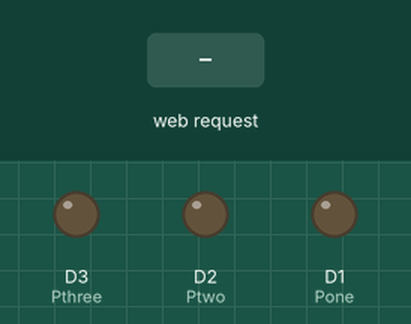
Recording of a sketch running on a simulated ESP8266 (NodeMCU). On the bench: output pins drawn as LEDs (lit = HIGH). Inputs (shaded band) come from the test bench. WiFi joins after 1.5 s; servers stay silent unless stated; what the sketch prints to the serial monitor is not drawn.

Above: at 2.7 s.
2.8 s: HTTP request GET /action_page?code=Case1 received
At 3.3 s:
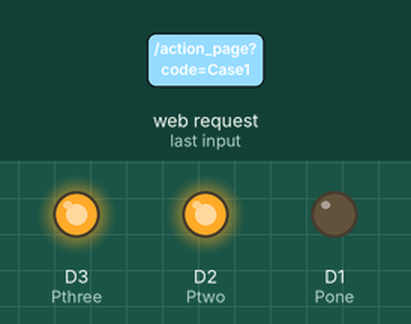
4.3 s: HTTP request GET /action_page?code=Case2 received
At 5.5 s:
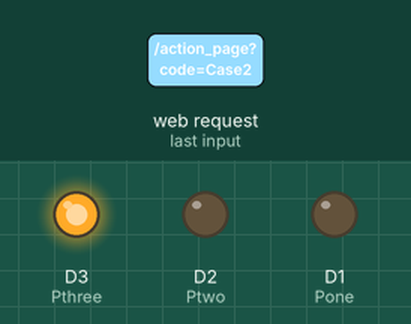
5.8 s: HTTP request GET /action_page?code=Case0 received
At 6.8 s:
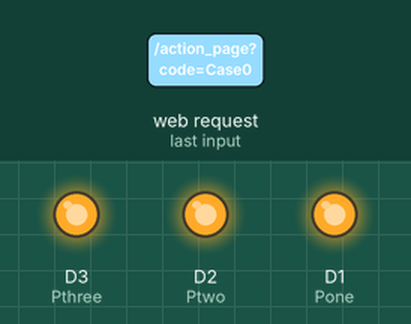
7.3 s: HTTP request GET /action_page?code=Case3 received
At 7.9 s:
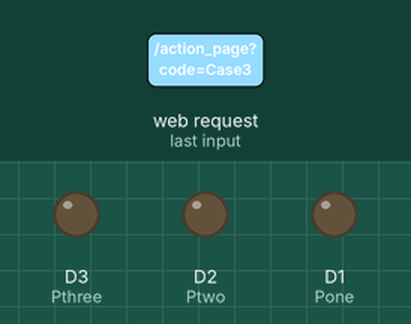
Timing chart, 0 to 9.8 s (numbered marks = the images above; inputs shaded):
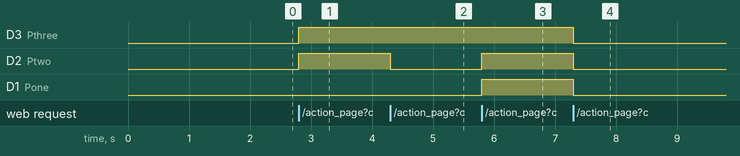

Measured:
- after the input at 2.8 s, D3 (Pthree), D2 (Ptwo): LOW → HIGH at once
- after the input at 4.3 s, D2 (Ptwo): HIGH → LOW at once
- after the input at 5.8 s, D2 (Ptwo), D1 (Pone): LOW → HIGH at once
- after the input at 7.3 s, D3 (Pthree), D2 (Ptwo), D1 (Pone): HIGH → LOW at once

The sketch:

Arduino_sketch.ino
```cpp
#include <ESP8266WiFi.h>
#include <WiFiClient.h>
#include <ESP8266WebServer.h>
#include <Wire.h>


int Pone=D1;
int Ptwo=D2;
int Pthree=D3;


const char MAIN_page[] PROGMEM = R"=====(
<!DOCTYPE html>
<html>
<body>
<title>Sir Syed University of Engineeing & Technology</title>
<center><H2>Sir Syed University of Engineeing & Technology
<center><H2>FACE RECOGNITION BASED ATTENDANCE SYSTEM WITH ROOM MONITORING AND CONTROL
<center><H5>Final Year Project by Rajal

<body style = 'background-color:blue;'>
<br>
<form action="/action_page">
 Enter Code :<br>
 <input type="text" name="code">
<br>

 <input type="submit" value="Submit">
</form>

</body>
</html>
)=====";

//SSID and Password of your WiFi router
const char* ssid = "FYP-2017EEA";
const char* password = "EEA-2017";

ESP8266WebServer server(80); //Server on port 80

void handleRoot() {
String s = MAIN_page; //Read HTML contents
server.send(200, "text/html", s); //Send web page
}


void handleForm(){
  String code = server.arg("code");
  Serial.print("code:");
  Serial.println(code);


  if(code=="Case1"){
  digitalWrite(Pone,LOW);
  digitalWrite(Ptwo,HIGH);
  digitalWrite(Pthree,HIGH);
  Serial.print("Condition 1");
  Serial.print(": RELAY 1 IS ON ");
 }
  else if(code=="Case2"){
  digitalWrite(Pone,LOW);
  digitalWrite(Ptwo,LOW);
  digitalWrite(Pthree,HIGH);
  Serial.print(": RELAY 2 IS ON ");
  }
  else if(code=="Case3"){
  Serial.println("item 3");
  digitalWrite(Pone,LOW);
  digitalWrite(Ptwo,LOW);
  digitalWrite(Pthree,LOW);
  Serial.print(": RELAY 3 IS ON ");
  }
  else if(code=="Case0"){
  Serial.println("item 3");
  digitalWrite(Pone,HIGH);
  digitalWrite(Ptwo,HIGH);
  digitalWrite(Pthree,HIGH);
  Serial.print(": OFF ");
  }

String s = "<a href='/'> Go Back </a>";
server.send(200, "text/html", s); //Send web page
}
void setup(void){
Serial.begin(115200);
pinMode(Pone,OUTPUT);
pinMode(Ptwo,OUTPUT);
pinMode(Pthree,OUTPUT);


 WiFi.begin(ssid, password); //Connect to your WiFi router
 Serial.println("");

 // Wait for connection
 while (WiFi.status() != WL_CONNECTED) {
 delay(500);
 Serial.print(".");
 }
 Serial.println("");
 Serial.print("Connected to ");
 Serial.println("WiFi");
 Serial.print("IP address: ");
 Serial.println(WiFi.localIP()); //IP address assigned to your ESP

 server.on("/", handleRoot);
 server.on("/action_page", handleForm); //form action is handled here
 server.begin(); //Start server
 Serial.println("HTTP server started");
}

void loop(void){
 server.handleClient();
}
```
